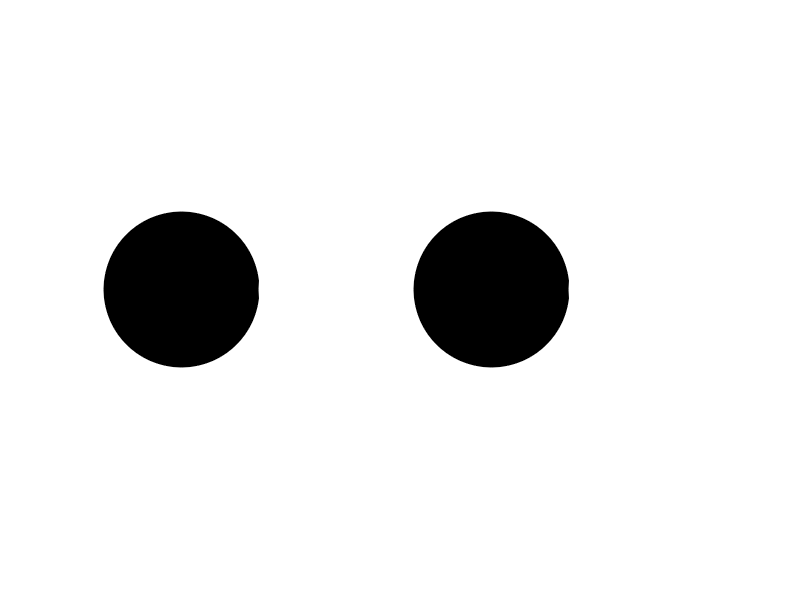

Write the MATLAB code that produced this figure.
clc;
clear;
close all;
numcircels=4;
figure;
for i=1:numcircels
    center=[i,0];
    if mod(i,2)==0
        color= 'w';
    else
        color= 'k';
    end
    rectangle('Position', [center(1)-0.5, center(2)-0.5, 1, 1], 'Curvature', [1, 1], 'FaceColor', color, 'EdgeColor', color);
    hold on;
end
axis equal;
axis off;